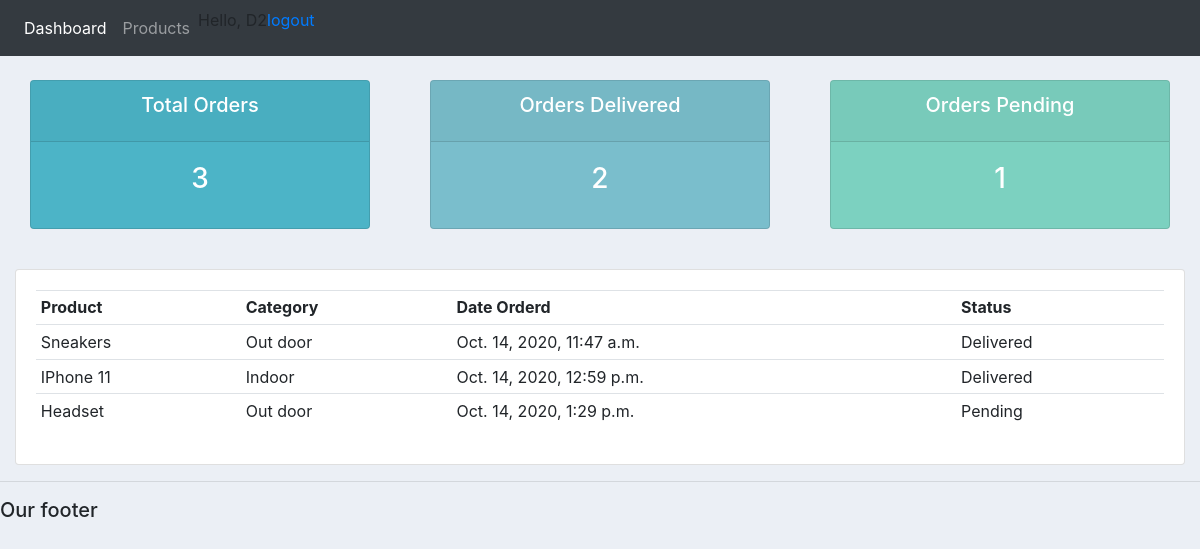
Page /userpage (signed in) on the committed database.
### commerce/models.py (models this page shows, shortened)
class Order(models.Model):
    STATUS = (
            ('Pending', 'Pending'),
            ('Out for delivery', 'Out for delivery'),
            ('Delivered', 'Delivered'),
            )
    customer = models.ForeignKey(Customer, null=True, on_delete=models.CASCADE)
    order = models.ForeignKey(Product, null=True, on_delete=models.CASCADE)
    date_created = models.DateTimeField(auto_now_add=True, null=True)
    status = models.CharField(max_length=200, null=True, choices=STATUS)

class Product(models.Model):
    CATEGORY = (
            ('Indoor', 'Indoor'),
            ('Out door', 'Out door'),
            )
    name = models.CharField(max_length=200, null=True)
    price = models.FloatField(null=True)
    category = models.CharField(max_length=200, null=True, choices=CATEGORY)
    description = models.CharField(max_length=200, null=True, blank=True)
    date_created = models.DateTimeField(auto_now_add=True, null=True)
    tags = models.ManyToManyField(Tag)

### commerce/decorators.py (the view)
        def wrapper_func(request, *args, **kwargs):
            group = None
            if request.user.groups.exists():
                group = request.user.groups.all()[0].name
            if group in allowed_roles:
                return view_func(request, *args, **kwargs)
            else:
                return HttpResponse("You're not authorized to do that")

### commerce/views.py (called while the page is built)
@login_required(login_url="login")
@allowed_user(allowed_roles=['customer'])
def userPage(request):
    order = request.user.customer.order_set.all()
    context = {
            'order': order,
            'total_order': Order.objects.all().count(),
            'delivered': Order.objects.filter(status='Delivered').count(),
            'pending': Order.objects.filter(status='Pending').count()
            }
    return render(request, 'user.html', context)

### templates/user.html
{%  extends 'base.html' %}
{% block content %}
{% include 'status.html' %}
<br>                                                                  <div class="row">
        <div class="col-md">                                                          <div class="card card-body">
                        <table class="table table-sm">
                                <tr>                                                                          <th>Product</th>
                                        <th>Category</th>
                                        <th>Date Orderd</th>                                                  <th>Status</th>
					</tr>
					{% for order in order %}
					<tr>
					<td>{{ order.order.name }}</td>                                       <td>{{ order.order.category }}</td>
					<td>{{ order.date_created}}</td>
					<td>{{ order.status }}</td>
					{% endfor %}
				</tr>
                        </table>
                </div>                                                        </div>
</div>
                                                                      {% endblock %}

### templates/base.html (shortened to what this page needs)
{% load static %}
<!DOCTYPE html>
<html>
<head>
	<link rel="stylesheet" href="https://stackpath.bootstrapcdn.com/bootstrap/4.3.1/css/bootstrap.min.css">
	<link rel="stylesheet" type="text/css" href="{% static 'css/main.css' %}">
</head>
<body>
	{%  include 'navbar.html' %}
	<div class="container-fluid">
	{% block content %}
	{% endblock content %}
    </div>
	<hr>
	<h5>Our footer</h5>
</body>
</html>

### templates/navbar.html (shortened to what this page needs)
<nav class="navbar navbar-expand-lg navbar-dark bg-dark">
  <div class="collapse navbar-collapse" id="navbarNav">
    <ul class="navbar-nav">
      <li class="nav-item active">
	      <a class="nav-link" href="{% url 'home' %}">Dashboard</a>
      </li>
      <li class="nav-item">
	      <a class="nav-link" href="{% url 'product' %}">Products</a>
      </li>
      <span>Hello, {{request.user}}</span>
      <span>
	      <a href="{% url 'logout' %}">logout</a>
      </span>
    </ul>
  </div>
</nav>

### templates/status.html
<br>
<div class="row">
	<div class="col">
		<div class="col-md">
			<div class="card text-center text-white  mb-3" id="total-orders">
			  	<div class="card-header">
			  		<h5 class="card-title">Total Orders</h5>
			  	</div>
			  	<div class="card-body">
					<h3 class="card-title">{{ total_order }}</h3>
			  	</div>
			</div>
		</div>
	</div>
	<div class="col">
		<div class="col-md">
			<div class="card text-center text-white  mb-3" id="orders-delivered">
			  	<div class="card-header">
			  		<h5 class="card-title">Orders Delivered</h5>
			  	</div>
			  	<div class="card-body">
					<h3 class="card-title">{{ delivered }}</h3>
			  	</div>
			</div>
		</div>
	</div>
	<div class="col">
		<div class="col-md">
			<div class="card text-center text-white  mb-3" id="orders-pending">
			  	<div class="card-header">
			  		<h5 class="card-title">Orders Pending</h5>
			  	</div>
			  	<div class="card-body">
					<h3 class="card-title">{{ pending }}</h3>
			  	</div>
			</div>
		</div>
	</div>
</div>

### static/css/main.css (style rules this page uses)
body { background-color: #ebeff5; }
#total-orders { background-color: #4cb4c7; }
#orders-delivered { background-color: #7abecc; }
#orders-pending { background-color: #7CD1C0; }

### rows in the picture
Order: order.name "Sneakers", order.category "Out door", date_created "Oct. 14, 2020, 11:47 a.m.", status "Delivered"
Order: order.name "IPhone 11", order.category "Indoor", date_created "Oct. 14, 2020, 12:59 p.m.", status "Delivered"
Order: order.name "Headset", order.category "Out door", date_created "Oct. 14, 2020, 1:29 p.m.", status "Pending"

### other values in the picture
{{ request.user }} "D2"
{{ total_order }} "3"
{{ delivered }} "2"
{{ pending }} "1"
